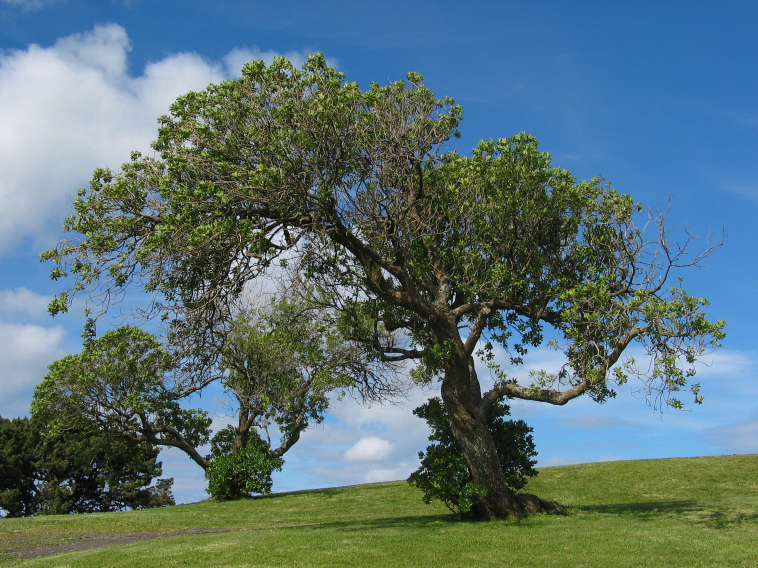
#> input picture splitimage/testimages/tree.jpg, 2272 x 1704 px, given as the content of the folder ../TrainingImages3-5, which was not available (shown at 1/3 size)
$ python split_image.py
#> lines starting #> are read from the running program, lines starting #| are printed output that depends on the picture; pictures that were not available may be replaced by others from this repository, and a replacement may not be noted
#!/usr/bin/env python3

import os
import math
from PIL import Image

def give_abs_paths(directory):
    """
    returns list of absolute filepaths for all files in given directory
    """
    filepaths = []
    for dirpath,_,filenames in os.walk(directory):
       for f in filenames:
           filepaths.append(os.path.abspath(os.path.join(dirpath, f)))
    return filepaths

def give_img_name(image_path):
    """
    returns name of file for given file path
    """
    name = os.path.splitext(os.path.basename(image_path))[0]
    return name

def give_crop_areas(rows, cols, img):
    """
    returns a list of 4-tuple arguments (x, y, x, y) used to crop images
    """
    if rows == 0 and cols == 0:
        return None

    areas = []
    width = img.size[0]
    length = img.size[1]
    pix_col = math.floor(width/cols)
    pix_row = math.floor(length/rows)

    for x in range(0, rows):
        for y in range(0, cols):
            area = (x*pix_col, y*pix_row, (x+1)*pix_col, (y+1)*pix_row)
            areas.append(area)

    return areas

def crop_into_tiles(rows, cols, img):
    """
    crops an image into rows X cols number of tiles
    returns list of image tiles
    """
    areas = give_crop_areas(rows, cols, img)
    img_list = []
    for area in areas:
        cropped_img = img.crop(area)
        img_list.append(cropped_img)
    return img_list

def split_image(rows, cols, orig_img, orig_img_name):
    """
    creates a folder of sub-images split into rows X cols number of tiles and
    returns a list of absolute file paths of the sub-images
    """
    imgs = crop_into_tiles(rows, cols, orig_img)

    if not os.path.exists(orig_img_name):
        os.makedirs(orig_img_name)

    label = 0
    files = []
    for img in imgs:
        filename = orig_img_name + "/" + orig_img_name + "_" + str(label) + ".jpg"
        img.save(filename)
        files.append(os.path.abspath(filename))
        label += 1

    return files

def initial_shelf_crop(orig_img):
    """
    returns Image object with image cropped to remove noise (based on hardcoded values)
    """
    new_img = orig_img.crop((339, 478, 3211, 3990))

    (total_w, total_h) = new_img.size
    top_shelf_img = new_img.crop((0, 0, total_w, 1415))
    bottom_shelf_img = new_img.crop((0, 2093, total_w, total_h))

    (top_w, top_h) = top_shelf_img.size
    (bottom_w, bottom_h) = bottom_shelf_img.size

    final_img = Image.new('RGB', (max(top_w, bottom_w), top_h + bottom_h))

    final_img.paste(im=top_shelf_img, box=(0, 0))
    final_img.paste(im=bottom_shelf_img, box=(0, top_h))
    return final_img

def shelf_crop_file(image_path):
    """
    crops a single .jpg shelf image
    """
    orig_img = Image.open(image_path)
    orig_img_name = give_img_name(image_path)
    items_img = initial_shelf_crop(orig_img)

    img_files = split_image(2, 2, items_img, orig_img_name)
    for fname in img_files:
        print("created : ", fname)
    return 0

def shelf_crop_directory(dir):
    """
    crops a directory of .jpg shelf images
    """
    filenames = give_abs_paths(dir)
    for image_path in filenames:
        shelf_crop_file(image_path)

def consolidate_images():
    try:
        os.mkdir('./consolidated_images')
    except OSError:
        print("consolidated_images directory already exists, skipping")
    dirlist = os.listdir('./')
    for item in dirlist:
        if item.startswith('IMG'):
            inner_dirlist = os.listdir('./'+item)
            for inneritem in inner_dirlist:
                os.rename('./'+item+'/'+inneritem, './consolidated_images/'+inneritem)
            os.rmdir('./'+item)

def main():
    print("hello, this is split_image.py")
    dir = '../TrainingImages3-5'
    shelf_crop_directory(dir)
#> in shelf_crop_file, orig_img is the input picture: PIL image 2272x1704 RGB; mean R, G, B 90.3, 114.4, 117.3
#> in initial_shelf_crop, `new_img = orig_img.crop((339, 478, 3211, 3990))`:
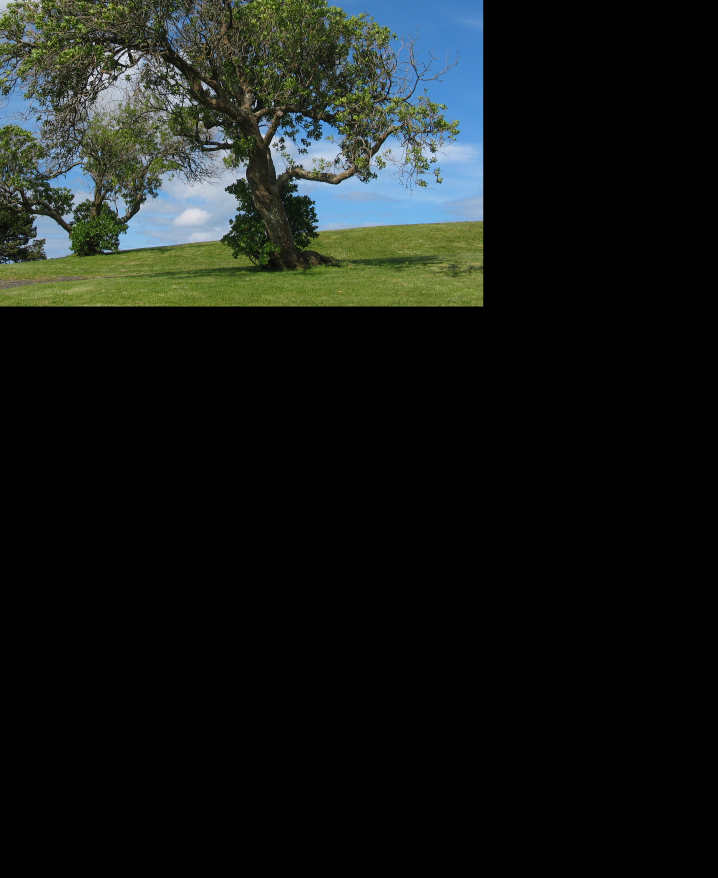
#> new_img: PIL image 2872x3512 RGB (shown at 1/4 size); mean R, G, B 21.2, 25.5, 23
#> in initial_shelf_crop, `top_shelf_img = new_img.crop((0, 0, total_w, 1415))`:
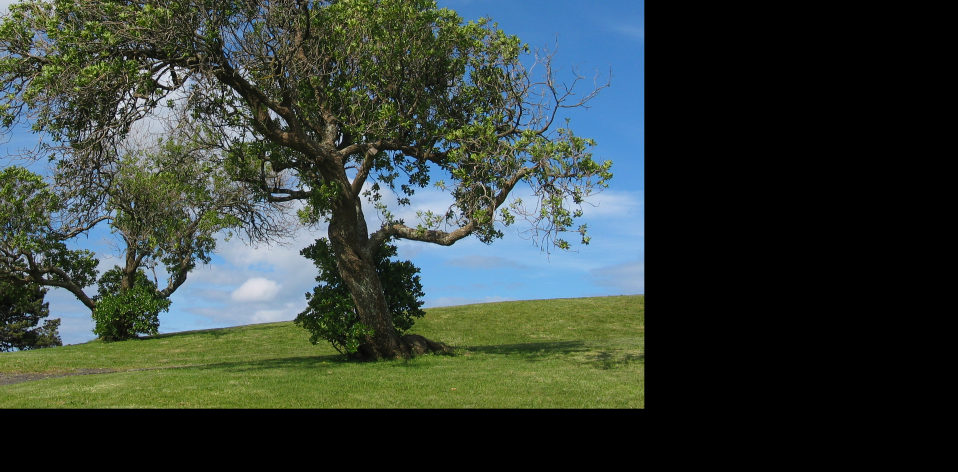
#> top_shelf_img: PIL image 2872x1415 RGB (shown at 1/3 size); mean R, G, B 52.7, 63.3, 57
#> in initial_shelf_crop, `bottom_shelf_img = new_img.crop((0, 2093, total_w, total_h))`: bottom_shelf_img: PIL image 2872x1419 RGB; every value is 0
#> in initial_shelf_crop, `final_img = Image.new('RGB', (max(top_w, bottom_w), top_h + bottom_h))`: final_img: PIL image 2872x2834 RGB; every value is 0
#> in initial_shelf_crop, `final_img.paste(im=top_shelf_img, box=(0, 0))`:
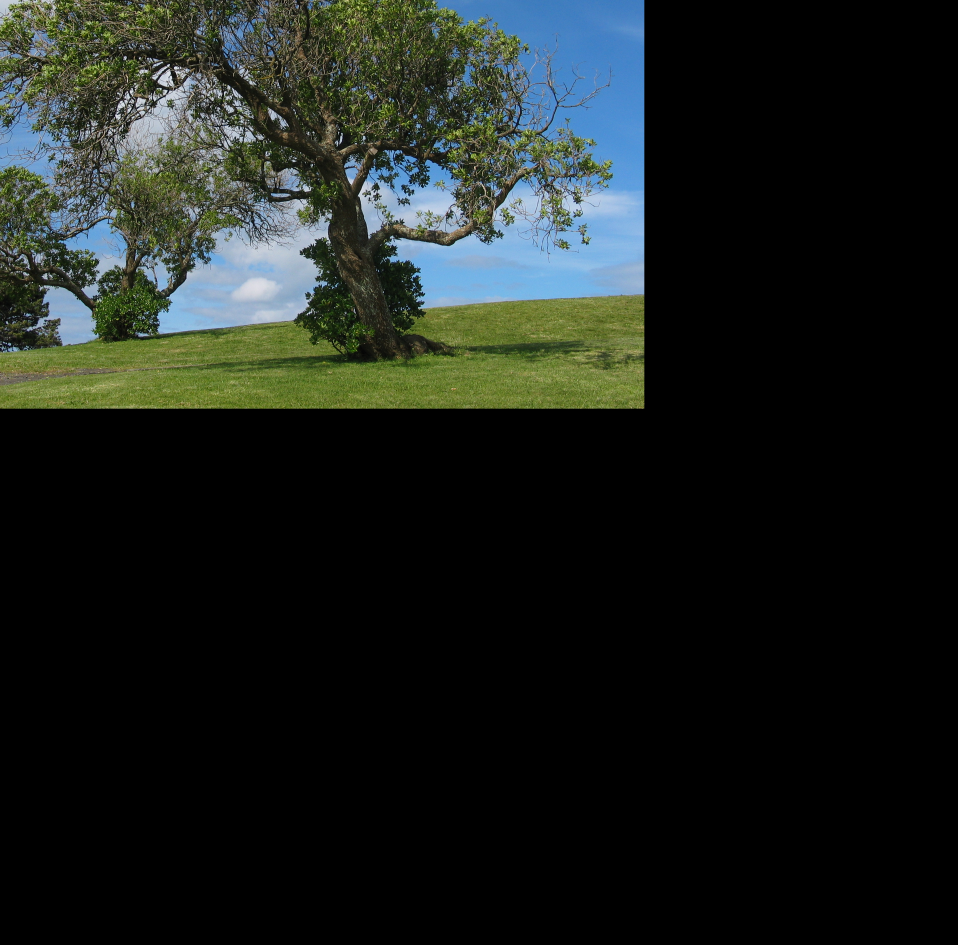
#> final_img: PIL image 2872x2834 RGB (shown at 1/3 size); mean R, G, B 26.3, 31.6, 28.5
#> in crop_into_tiles, `areas = give_crop_areas(rows, cols, img)`: areas = [(0, 0, 1436, 1417), (0, 1417, 1436, 2834), (1436, 0, 2872, 1417), (1436, 1417, 2872, 2834)]
#> the loop in crop_into_tiles, `for area in areas:` made 4 passes
#> pass 1, in crop_into_tiles, `cropped_img = img.crop(area)`:
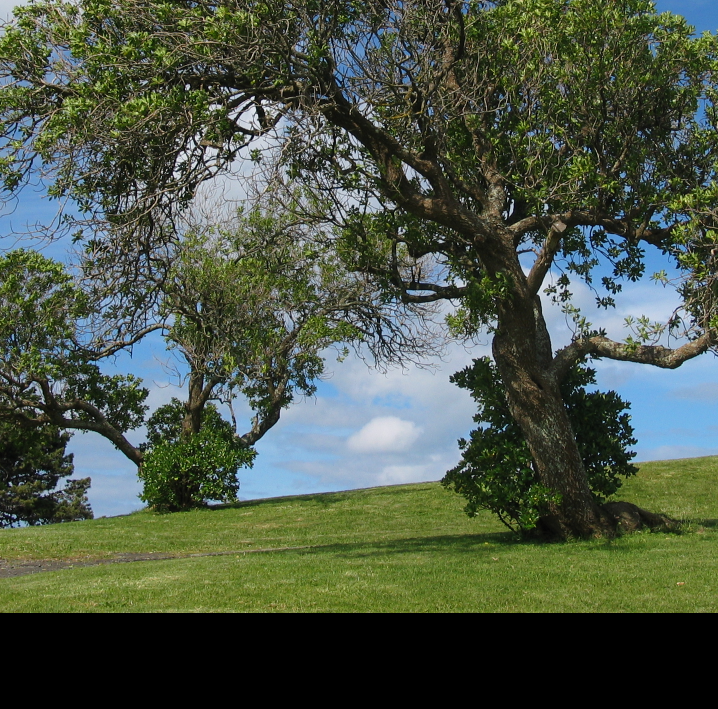
#> cropped_img: PIL image 1436x1417 RGB (shown at 1/2 size); mean R, G, B 75.2, 86, 71
#> pass 3, in crop_into_tiles, `cropped_img = img.crop(area)`:
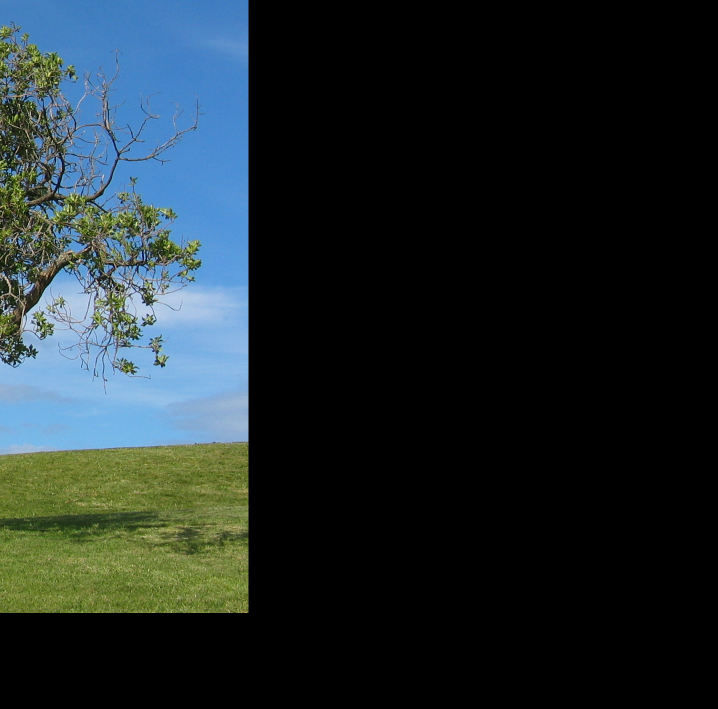
#> cropped_img: PIL image 1436x1417 RGB (shown at 1/2 size); mean R, G, B 30, 40.4, 42.9
#> after the loop in crop_into_tiles, `for area in areas:`: img_list = 4 items
#> the loop in split_image, `for img in imgs:` made 4 passes
#> filename on passes 1 to 4: 'tree/tree_0.jpg', 'tree/tree_1.jpg', 'tree/tree_2.jpg', 'tree/tree_3.jpg'
#> after the loop in split_image, `for img in imgs:`: label = 4
#> in shelf_crop_file, `img_files = split_image(2, 2, items_img, orig_img_name)`: img_files = 4 items
#> the loop in shelf_crop_file, `for fname in img_files:` made 4 passes
#| created :  splitimage/tree/tree_0.jpg
#| created :  splitimage/tree/tree_1.jpg
#| created :  splitimage/tree/tree_2.jpg
#| created :  splitimage/tree/tree_3.jpg
    consolidate_images()

if __name__ == main():
    main()
